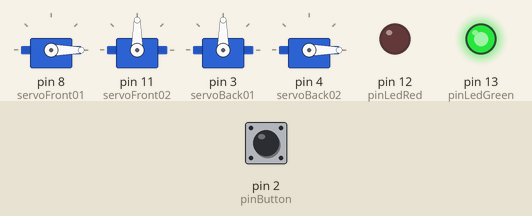
Recording of a sketch running on a simulated Arduino Uno, built with avr-gcc and run on an emulated ATmega328P. Parts: 4 × servo, output pins drawn as LEDs (lit = HIGH). Inputs (shaded band) come from the test bench; at power-on: pin 2 (pinButton) HIGH. What the sketch prints to the serial monitor is not drawn.

Above: at 1.2 s.
1.3 s: pin 2 (pinButton) pulled LOW for 0.15 s
At 2.1 s:
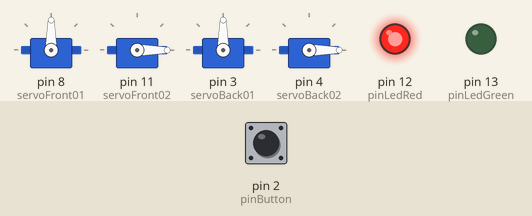
4.4 s: pin 2 (pinButton) pulled LOW for 1 s
At 5.9 s:
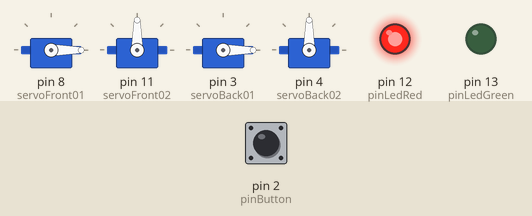
7.9 s: pin 2 (pinButton) pulled LOW for 3.2 s
At 8.7 s:
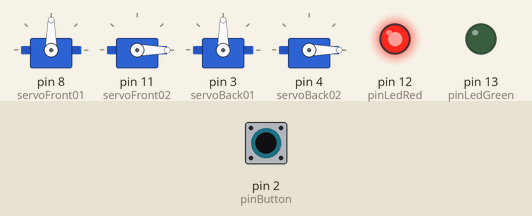
Timing chart, 0 to 13.4 s (numbered marks = the images above; inputs shaded):
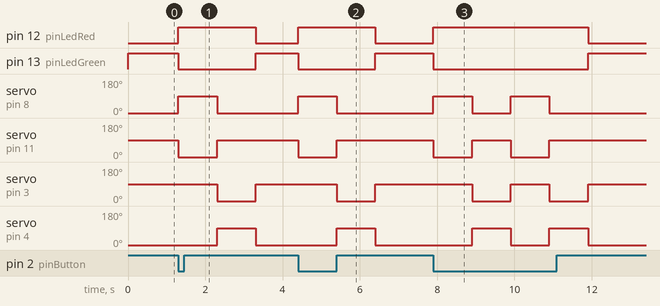

Measured:
- after the input at 1.3 s, pin 12 (pinLedRed): LOW → HIGH at once, → LOW 2.0 s later; pin 13 (pinLedGreen): HIGH → LOW at once, → HIGH 2.0 s later; servo on pin 8 (servoFront01): 0° → 90° at once, → 0° 1.0 s later; servo on pin 11 (servoFront02): 90° → 0° at once, → 90° 1.0 s later; servo on pin 3 (servoBack01): 90° → 0° after 1.0 s, → 90° 1.0 s later
- after the input at 4.4 s, pin 12 (pinLedRed): LOW → HIGH at once, → LOW 2.0 s later; pin 13 (pinLedGreen): HIGH → LOW at once, → HIGH 2.0 s later; servo on pin 8 (servoFront01): 0° → 90° at once, → 0° 1.0 s later; servo on pin 11 (servoFront02): 90° → 0° at once, → 90° 1.0 s later; servo on pin 3 (servoBack01): 90° → 0° after 1.0 s, → 90° 1.0 s later
- after the input at 7.9 s, pin 12 (pinLedRed): LOW → HIGH at once, → LOW 4.0 s later; pin 13 (pinLedGreen): HIGH → LOW at once, → HIGH 4.0 s later

The sketch:

isopor.ino
```cpp
#include <Servo.h>
Servo servoFront01;
Servo servoFront02;

Servo servoBack01;
Servo servoBack02;

const int pinLedRed = 12;
const int pinLedGreen = 13;
const int pinButton = 2;

const int releaseTime = 10;

void setup()
{
  pinMode(pinLedRed, OUTPUT);
  pinMode(pinLedGreen, OUTPUT);
  pinMode(pinButton, INPUT_PULLUP);

  digitalWrite(pinLedRed, LOW);
  digitalWrite(pinLedGreen, HIGH);

  servoFront01.attach(8);
  servoFront02.attach(11);

  servoFront01.write(0);
  servoFront02.write(90);

  servoBack01.attach(3);
  servoBack02.attach(4);

  servoBack01.write(90);
  servoBack02.write(0);

  Serial.begin(9600);
}

void loop()
{
  Serial.println(!digitalRead(pinButton));
  if(!digitalRead(pinButton)){
    releaseCan();
  }
}

void releaseCan() {
  digitalWrite(pinLedGreen, LOW);
  digitalWrite(pinLedRed, HIGH);
  servoFront01.write(90);
  servoFront02.write(0);
  delay(1000);
  servoFront01.write(0);
  servoFront02.write(90);
  prepareNextCan();
  digitalWrite(pinLedGreen, HIGH);
  digitalWrite(pinLedRed, LOW);
}

void prepareNextCan() {
  servoBack01.write(0);
  servoBack02.write(90);
  delay(1000);
  servoBack01.write(90);
  servoBack02.write(0);
}
```
